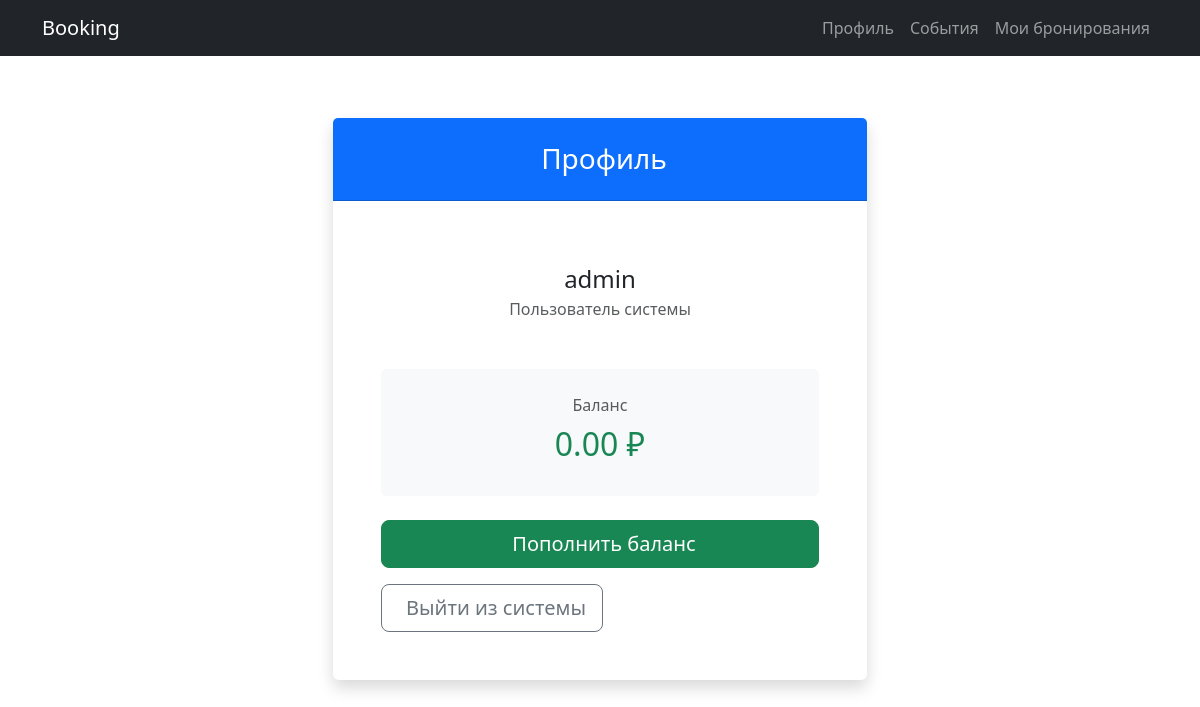
The page /profile/ (signed in) on the database as committed earlier.
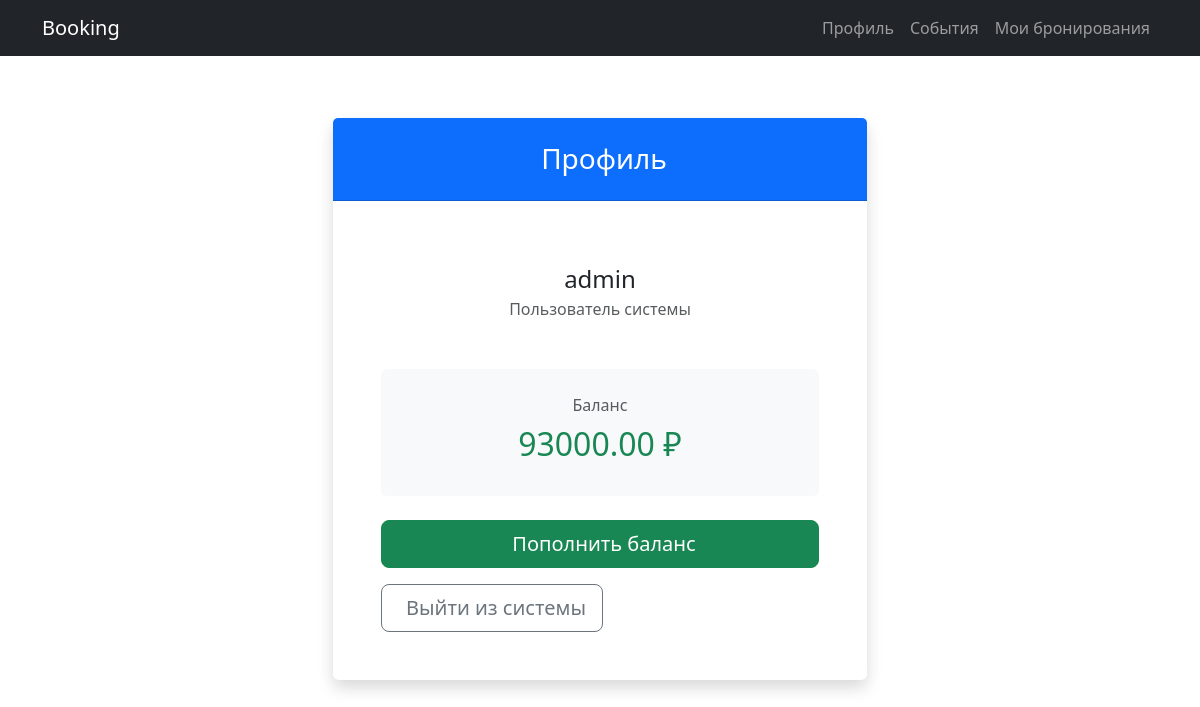
The same page on the database as committed later.
### events/models.py (models this page shows)
class UserProfile(models.Model):
    user = models.OneToOneField(User, on_delete=models.CASCADE, related_name="profile")
    balance = models.DecimalField(max_digits=10, decimal_places=2, default=0)

### events/views.py (the view)
# urls.py: path('profile/', views.profile_page, name='profile-page'),
def profile_page(request):
    if not request.user.is_authenticated:
        return redirect('/login/')  # если пользователь не залогинен
    profile, _ = UserProfile.objects.get_or_create(user=request.user)
    return render(request, 'templates/pages/profile.html', {'user': request.user, 'profile': profile})

### templates/templates/pages/profile.html (shortened to what this page needs)
{% extends "../base.html" %}
{% block content %}
<div class="container mt-5">
    <div class="row justify-content-center">
        <div class="col-md-6">
            <div class="card border-0 shadow">
                <div class="card-header bg-primary text-white text-center py-4">
                    <h3 class="mb-0">
                        Профиль
                    </h3>
                </div>
                <div class="card-body p-5">
                    <div class="text-center mb-5">
                        <h4 class="mb-1">{{ user.username }}</h4>
                        <p class="text-muted">Пользователь системы</p>
                    </div>
                    <div class="bg-light p-4 rounded mb-4 text-center">
                        <p class="text-muted mb-2">Баланс</p>
                        <h2 class="text-success">{{ profile.balance|floatformat:2 }} ₽</h2>
                    </div>
                    <div class="d-grid gap-3">
                        <a href="{% url 'payment-topup' %}" class="btn btn-success btn-lg">
                            Пополнить баланс
                        </a>
                        <form method="POST" action="{% url 'login' %}">
                            <button type="submit" class="btn btn-outline-secondary btn-lg">
                                Выйти из системы
                            </button>
                        </form>
                    </div>
                </div>
            </div>
        </div>
    </div>
</div>
{% endblock %}

Rows that differ between the two databases and show on the page:
changed UserProfile: balance "0.00" → "93000.00"
